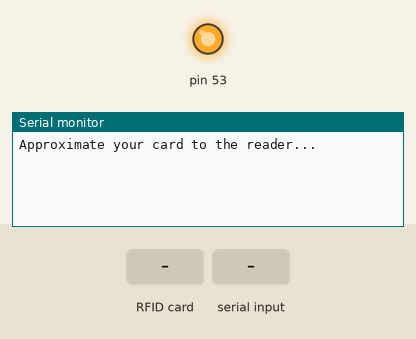
Bench run of a sketch on a simulated Arduino Mega 2560, built with avr-gcc and run on an emulated ATmega2560. On the bench: output pins drawn as LEDs (lit = HIGH), the last lines printed to the serial monitor. The inputs (shaded band) are chosen by the test bench.

Above: at 1.2 s.
1.3 s: RFID card FC EB 6D 6E held to the reader
At 1.9 s:
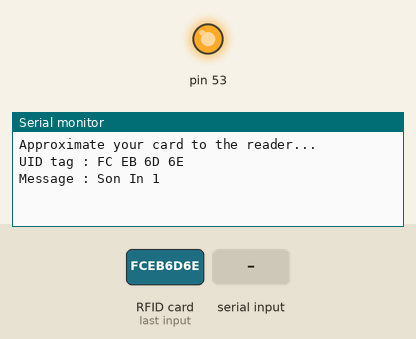
2.8 s: "Admin In\n" received over the second serial link
At 3.5 s:
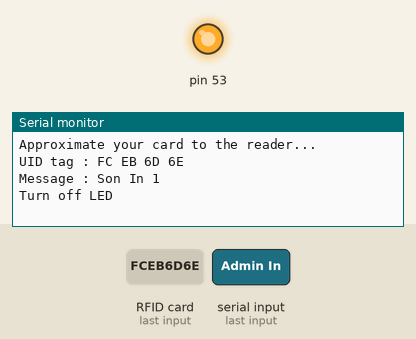
4.3 s: RFID card 2C E5 75 6D held to the reader
At 5.5 s:
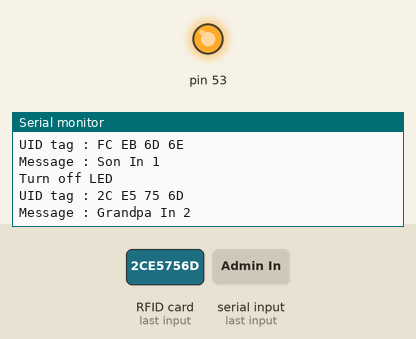
5.8 s: RFID card 23 67 09 07 held to the reader
At 7.2 s:
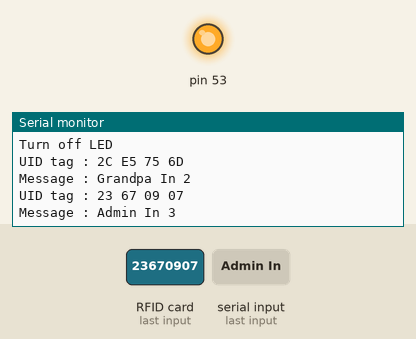

Measured:
- after the input at 1.3 s, the serial monitor: prints a new line at once (image 1)
- after the input at 2.8 s, the serial monitor: prints a new line at once (image 2)
- after the input at 4.3 s, the serial monitor: prints a new line at once (image 3)
- after the input at 5.8 s, the serial monitor: prints a new line at once (image 4)

The sketch:

Teensy2.ino
```cpp
#include <SPI.h>
#include <MFRC522.h>

String command;

#define LEDYELLOWPIN 18
#define SS_PIN 0
#define RST_PIN 6


MFRC522 mfrc522(SS_PIN, RST_PIN);   // Create MFRC522 instance.


#define rxPin 7 // Teensy pin 7 <--> HC-05 Tx
#define txPin 8 // Teensy pin 8 <--> HC-05 Rx

void setup()
{
  Serial.begin(9600);   // Initiate a serial communication
  SPI.begin();      // Initiate  SPI bus
  pinMode(LEDYELLOWPIN, OUTPUT);
  mfrc522.PCD_Init();   // Initiate MFRC522
  Serial.println("Approximate your card to the reader...");
  Serial.println();

  // Setup Serial1 for BlueTooth
  Serial1.begin(9600); // Default communication rate of the Bluetooth module


}
void loop()
{
  //motor code
   if (Serial1.available()) {
       String cm = Serial1.readStringUntil('\n');
       if (cm.equals ("Admin In")){
        Serial.println("Turn off LED");
           digitalWrite(LEDYELLOWPIN, LOW);
          }
   }
  // Look for new cards
  if ( ! mfrc522.PICC_IsNewCardPresent())
  {
    return;
  }
  // Select one of the cards
  if ( ! mfrc522.PICC_ReadCardSerial())
  {
    return;
  }
  //Show UID on serial monitor
  Serial.print("UID tag :");
  String content= "";
  for (byte i = 0; i < mfrc522.uid.size; i++)
  {
     Serial.print(mfrc522.uid.uidByte[i] < 0x10 ? " 0" : " ");
     Serial.print(mfrc522.uid.uidByte[i], HEX);
     content.concat(String(mfrc522.uid.uidByte[i] < 0x10 ? " 0" : " "));
     content.concat(String(mfrc522.uid.uidByte[i], HEX));
  }
  Serial.println();
  Serial.print("Message : ");
  content.toUpperCase();
  if (content.substring(1) == "FC EB 6D 6E") //change here the UID of the card/cards that you want to give access
  {
    Serial.println("Son In 1");
    Serial1.println(F("Son In 1"));
    Serial.println();
    delay(500);
  }
 else if (content.substring(1) == "2C E5 75 6D") //change here the UID of the card/cards that you want to give access
  {
    Serial.println("Grandpa In 2");
    Serial1.println(F("Grandpa In 2"));
    Serial.println();
    delay(500);
  }
  else if (content.substring(1) == "23 67 09 07") //change here the UID of the card/cards that you want to give access
  {
    Serial.println("Admin In 3");
    Serial1.println(F("Admin In 3"));
    Serial.println();
    delay(500);
  }
 else   {
    Serial.println(" Access denied 0");
    Serial1.println(F("Access denied 0"));
    Serial.println();
    delay(500);
    digitalWrite(LEDYELLOWPIN, HIGH);
  }


}
```
